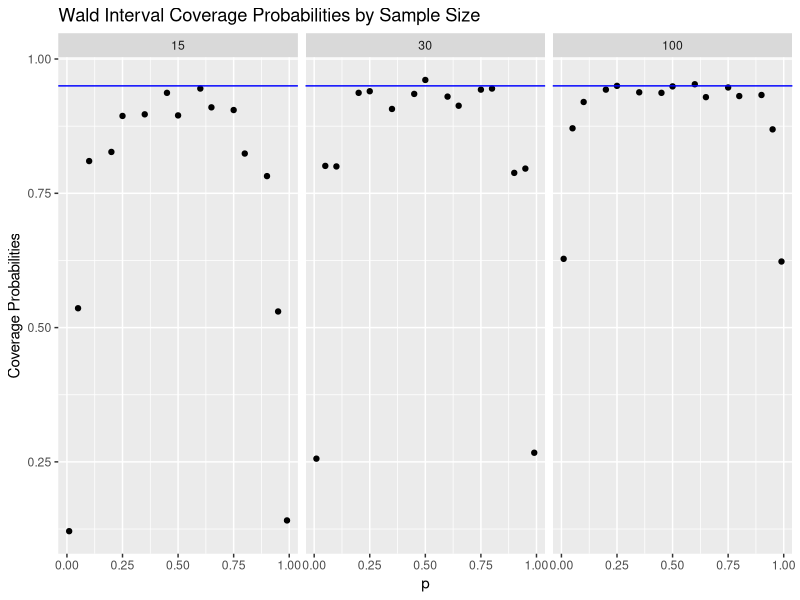
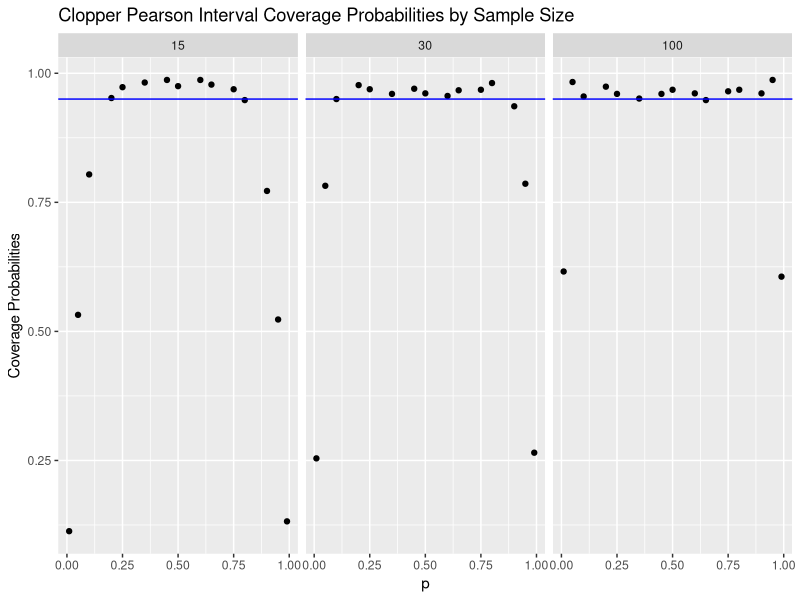
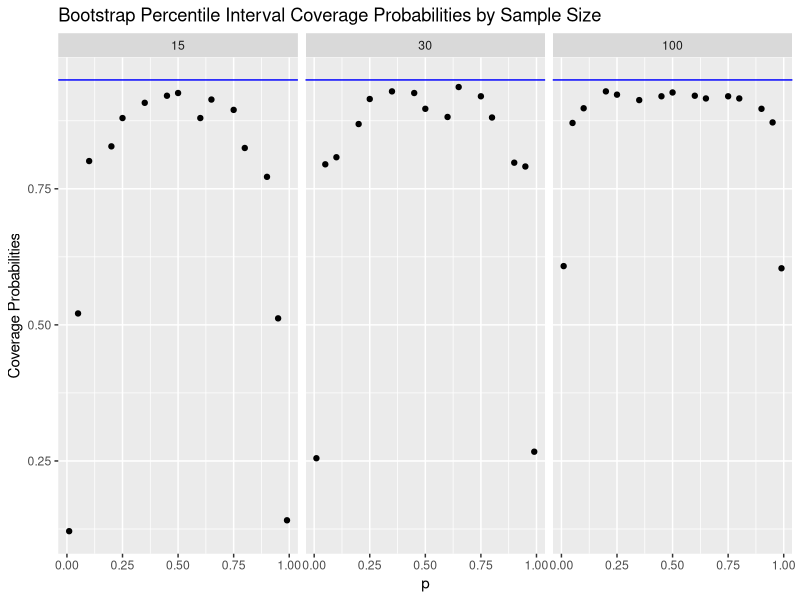

Reproduce these figures in R, in order.
## ---- chunk 1
wald_int <- function(y, n, alpha = 0.05){
  c(y/n -qnorm(1-alpha/2)*sqrt(((y/n)*(1-y/n))/n),
    y/n +qnorm(1-alpha/2)*sqrt(((y/n)*(1-y/n))/n))
}
## ---- chunk 2
CP_int <- function(y, n, alpha = 0.05){
  if(y==0){
    return(c(0,0))
  }
  else if(y==n){
    return(c(1,1))
  }
  else{
  c((1 + (n-y+1)/(y*qf(alpha/2,2*y, 2*(n-y+1))))^-1,
    (1 + (n-y)/((y+1)*qf(1-alpha/2, 2*(y+1), 2*(n-y))))^-1)
  }
}
## ---- chunk 3

bootstrap_int <- function(y, n, alpha =0.05){
  phat <- y/n
  
  boot_estimates <- replicate(100,{
    boot_sample <- rbinom(1, size = n, prob = phat)
    boot_phat <- boot_sample/n
  })
return(c(quantile(boot_estimates, 0.025), quantile(boot_estimates, 0.975)))
}
## ---- chunk 4
set.seed(200)
sample_sizes <- c(15, 30, 100)
p <- c(0.01, 0.05, 0.10, 0.20, 0.25, 0.35, 0.45, 0.5, 0.6, 0.65, 0.75, 0.8, 0.9, 0.95, 0.99)

wald_confidence_int <- list()
cp_confidence_int <- list()
boot_percentile_confidence_int <- list()

for(size in sample_sizes){
  for(prob in p){
   wald_CIs <- data.frame(lower=numeric(1000), upper=numeric(1000))
   cp_CIs <- data.frame(lower=numeric(1000), upper=numeric(1000))
   boot_CIs <- data.frame(lower=numeric(1000), upper=numeric(1000))
    
   data <- rbinom(n=1000, size, prob)
for(i in 1:1000){
  y<-data[i]
  
  wald_interval <- wald_int(y, size)
  
  wald_CIs$lower[i] <- wald_interval[1]
  wald_CIs$upper[i] <- wald_interval[2]
  
  cp_interval <- CP_int(y, size)
  
  cp_CIs$lower[i] <- cp_interval[1]
  cp_CIs$upper[i] <- cp_interval[2]
  
  boot_interval <- bootstrap_int(y, size)
  
  boot_CIs$lower[i] <- boot_interval[1]
  boot_CIs$upper[i] <- boot_interval[2]
  
}
  wald_confidence_int[[paste0("Wald", "size_", size, "prob_", prob)]] <- wald_CIs
  cp_confidence_int[[paste0("Clopper-Pearson", "size_", size, "prob_", prob)]] <- cp_CIs
  boot_percentile_confidence_int[[paste0("Bootstrap Percentile", "size_", size, "prob_", prob)]] <- boot_CIs

  }
}

## ---- chunk 5
#Initialize a "lengths" numeric vector to hold average lengths of size 45.
wald_lengths <- numeric(45)
cp_lengths <- numeric(45)
boot_lengths <- numeric(45)

#Use a for loop to calculate the average lengths for each set of 1000 intervals. 
for(i in 1:45){
  wald_lengths[i] <- mean(wald_confidence_int[[i]]$upper - wald_confidence_int[[i]]$lower)
  cp_lengths[i] <- mean(cp_confidence_int[[i]]$upper - cp_confidence_int[[i]]$lower)
  boot_lengths[i] <- mean(boot_percentile_confidence_int[[i]]$upper - boot_percentile_confidence_int[[i]]$lower)
  
}

#Create a vector that contains the probabilities 3 times.
repeated_p <- rep(p, 3)
#Initialize a numeric vector of length 45 to hold the coverage probabilities.
wald_coverage_probabilities <- numeric(45)
cp_coverage_probabilities <- numeric(45)
boot_coverage_probabilities <- numeric(45)


#Use a for loop to calculate the coverage probability (% containing true p) for each set of 1000 intervals.
for (i in 1:45) {
  wald_coverage_probabilities[i] <- mean(wald_confidence_int[[i]]$upper > repeated_p[i] & wald_confidence_int[[i]]$lower < repeated_p[i])
  cp_coverage_probabilities[i] <- mean(cp_confidence_int[[i]]$upper > repeated_p[i] & cp_confidence_int[[i]]$lower < repeated_p[i])
  boot_coverage_probabilities[i] <- mean(boot_percentile_confidence_int[[i]]$upper > repeated_p[i] & boot_percentile_confidence_int[[i]]$lower < repeated_p[i])
}



#Find the percentage where the true p is above the interval. 
wald_miss_low <- numeric(45)
cp_miss_low <- numeric(45)
boot_miss_low <- numeric(45)

for (i in 1:45) {
  wald_miss_low[i] <- mean(wald_confidence_int[[i]]$upper < repeated_p[i])
  cp_miss_low[i] <- mean(cp_confidence_int[[i]]$upper < repeated_p[i])
  boot_miss_low[i] <- mean(boot_percentile_confidence_int[[i]]$upper < repeated_p[i])
}

#Find the percentage where the true p is below the interval.

wald_miss_high <- numeric(45)
cp_miss_high <- numeric(45)
boot_miss_high <- numeric(45)

for (i in 1:45) {
  wald_miss_high[i] <- mean(wald_confidence_int[[i]]$lower > repeated_p[i])
  cp_miss_high[i] <- mean(cp_confidence_int[[i]]$lower > repeated_p[i])
  boot_miss_high[i] <- mean(boot_percentile_confidence_int[[i]]$lower > repeated_p[i])
}


#Create a data frame to hold information about the Wald Interval. 

#Create a vector of the values of n.
n_values <- c(rep(15,15), rep(30, 15), rep(100,15))
#Use the repeated p values created above.
repeated_p <- rep(p, 3)

#Store the n, p, lengths, coverage probabilities, and % missing above and below.
wald_summary <- data.frame(n = n_values, p = repeated_p, avg_int_lengths = wald_lengths, coverage_probs = wald_coverage_probabilities, miss_low = wald_miss_low, miss_high = wald_miss_high)

cp_summary <- data.frame(n = n_values, p = repeated_p, avg_int_lengths = cp_lengths, coverage_probs = cp_coverage_probabilities, miss_low = cp_miss_low, miss_high = cp_miss_high)

boot_summary <- data.frame(n = n_values, p = repeated_p, avg_int_lengths = boot_lengths, coverage_probs = boot_coverage_probabilities, miss_low = boot_miss_low, miss_high = boot_miss_high)


#Summary with just n, p, and coverage probabilities.
simplified_wald_summary <- data.frame(sample_size = n_values, p = repeated_p, coverage_probs = wald_coverage_probabilities)

simplified_cp_summary <- data.frame(sample_size = n_values, p = repeated_p, coverage_probs = cp_coverage_probabilities)

simplified_boot_summary <- data.frame(sample_size = n_values, p = repeated_p, coverage_probs = boot_coverage_probabilities)


library(ggplot2)
ggplot(simplified_wald_summary, aes(x=p, y=wald_coverage_probabilities)) +
  geom_point()+
  facet_wrap(~sample_size) + 
  labs(title = "Wald Interval Coverage Probabilities by Sample Size",
       y = "Coverage Probabilities") +
  geom_hline(yintercept = 0.95, color = "blue")

ggplot(simplified_cp_summary, aes(x=p, y=cp_coverage_probabilities)) +
  geom_point()+
  facet_wrap(~sample_size) + 
  labs(title = "Clopper Pearson Interval Coverage Probabilities by Sample Size",
       y = "Coverage Probabilities") +
  geom_hline(yintercept = 0.95, color = "blue")


ggplot(simplified_boot_summary, aes(x=p, y=boot_coverage_probabilities)) +
  geom_point()+
  facet_wrap(~sample_size) + 
  labs(title = "Bootstrap Percentile Interval Coverage Probabilities by Sample Size",
       y = "Coverage Probabilities") +
  geom_hline(yintercept = 0.95, color = "blue")



